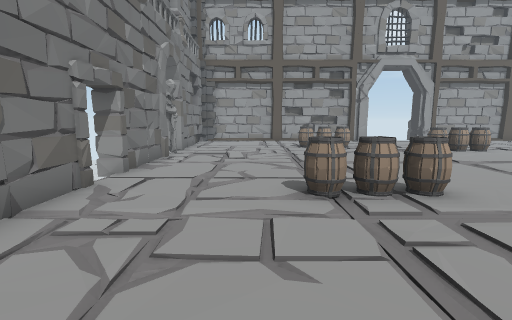
View 1 (above)

17 first-person views from a walk through a 3-D level made in the Unity game engine. The camera is 1.3 m above the floor, tilts 8° down and sees 85° across. The floor is counted in squares, 1 m on a side. Each view is taken from the middle of a square. On the plan, view 1 faces up. The plan holds only what a view shows up to about 13 squares ahead; the rest is blank. The place goes on beyond the plan. Some animated figures are not drawn. Door leaves are left out, so doorways stand open. Some surface patterns are stand-ins.

View 2
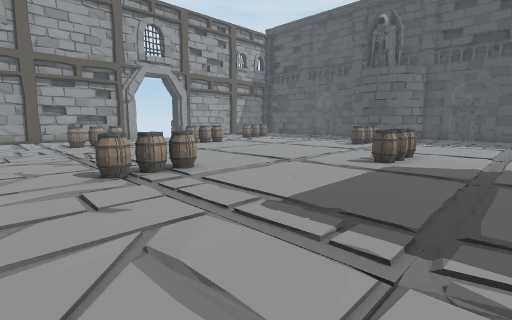

View 3
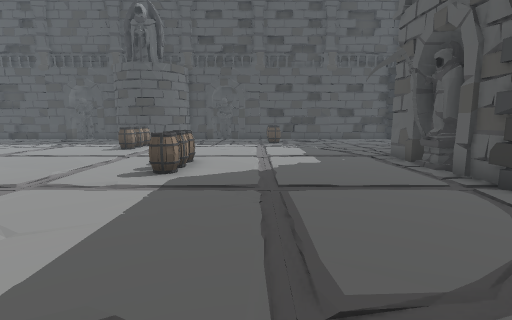

View 4
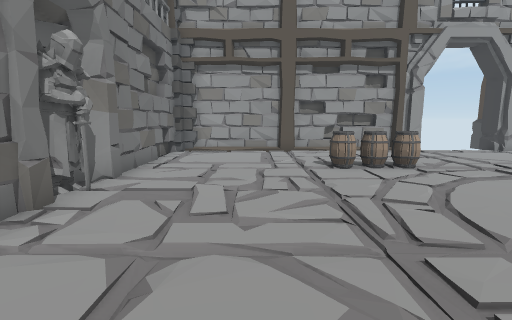

View 5
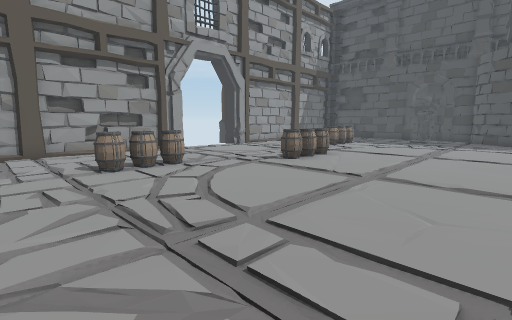

View 6
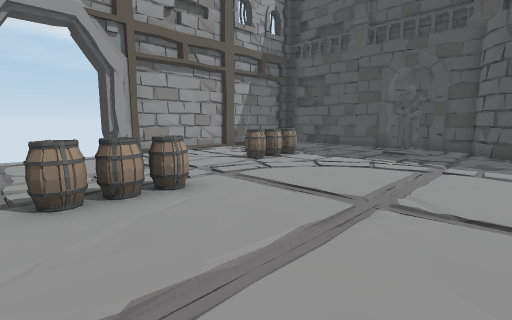

View 7
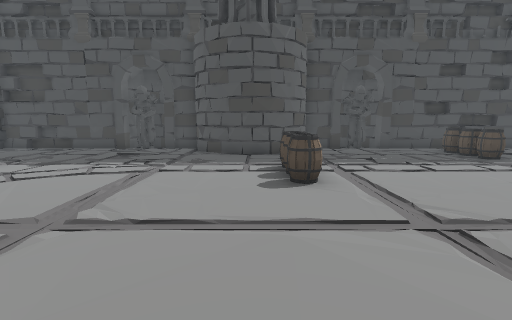

View 8
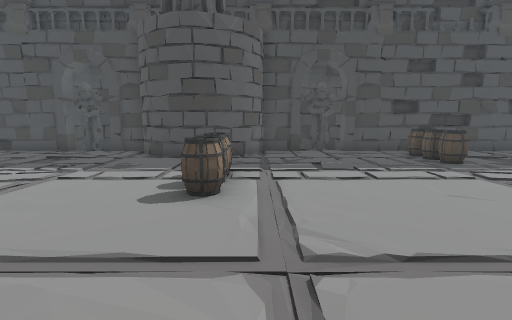

View 9
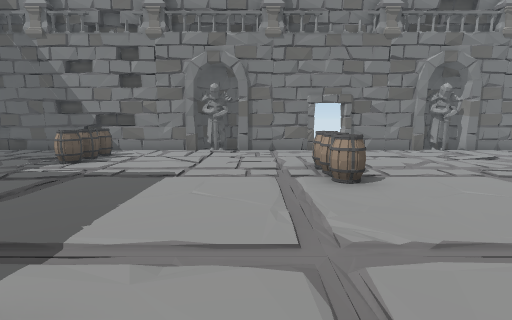

View 10
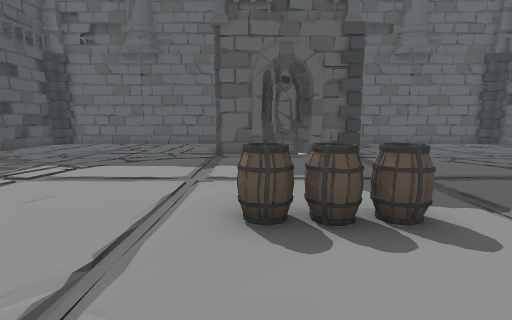

View 11
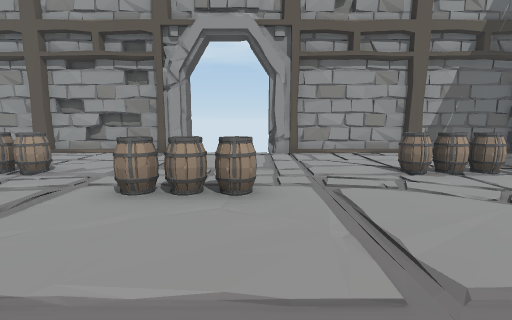

View 12
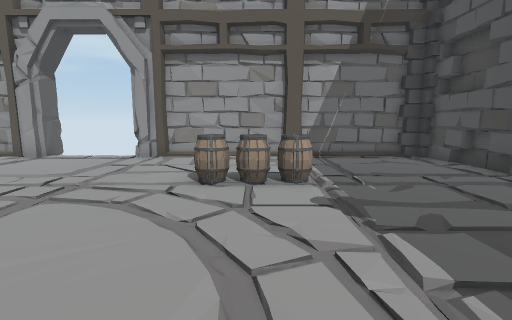

View 13
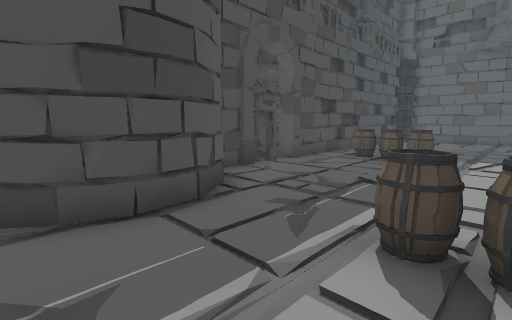

View 14
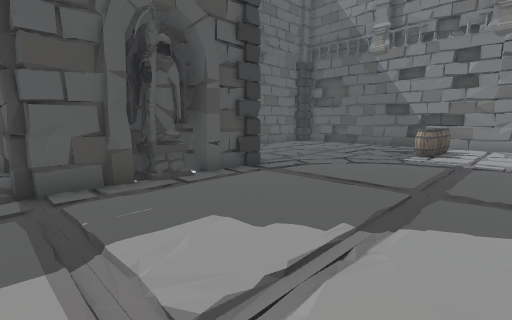

View 15
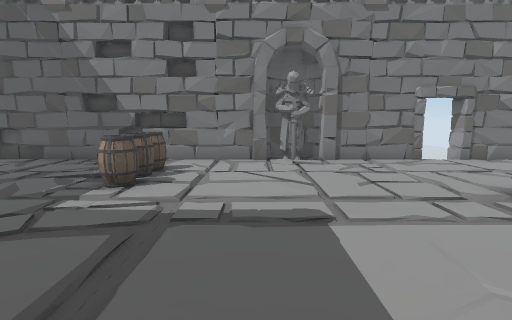

View 16
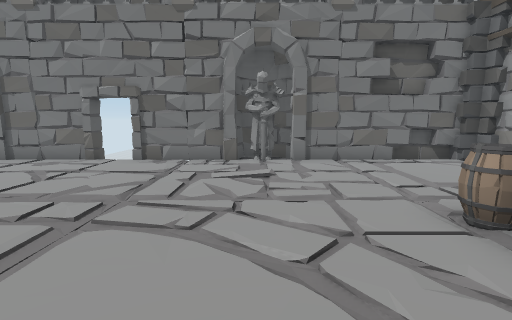

View 17
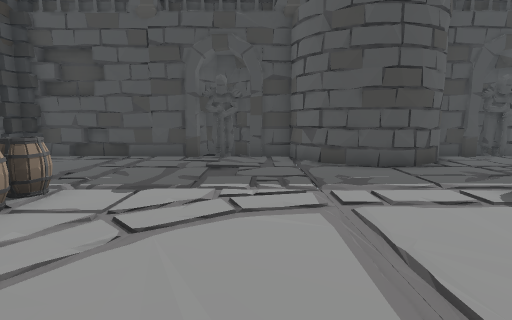

### Floor plan
Key: @ floor where view 1 was taken; # wall or solid block; . floor; / step, stairs or slope; D open door; B barrel; S statue.
Columns run from 5 left of view 1 to 22 right of it. Each row starts with its distance up from view 1.
 19   ###########   ###########
 18  ##........#DDDDD//.////..#
 17  #................/.......#
 16  ##.......................#
 15  ##.......................#
 14  #.....BBBB........BBB....#
 13  #........................#
 12 ##../........BBB......../.##
 11 #SS//..................//.S#
 10 ###.......................##
  9  ##.......................#
  8  #.......................##
  7  #......................##
  6  D......................#
  5  #....BBB..........BBB..##
  4  #...................... ##
  3  #........................#
  2 ##...........BBB..........##
  1 #SS..........BBB..........S#
  0 ###..@....................##
 -1  ##.......................##
 -2  #....................BBBB##
 -3  ##BBBB...................##
 -4  ##.......................##
 -5   #.......................##
 -6   #........###S###........#
 -7   #........  #####........#
 -8   #              #        ##

Where each view was taken, in squares from view 1:
view 1: 0 up, 0 right, facing up
view 2: 2 down, 1 left, facing up-right
view 3: 1 down, 1 right, facing right
view 4: 6 up, 0 right, facing up
view 5: 6 up, 0 right, facing up-right
view 6: 7 up, 7 right, facing up-right
view 7: 6 up, 8 right, facing right
view 8: 4 up, 9 right, facing right
view 9: 3 up, 9 right, facing left
view 10: 5 up, 10 right, facing down
view 11: 7 up, 10 right, facing up
view 12: 8 up, 15 right, facing up
view 13: 8 up, 15 right, facing down-right
view 14: 0 up, 12 right, facing down-left
view 15: 0 up, 6 right, facing left
view 16: 11 up, 6 right, facing left
view 17: 10 up, 11 right, facing right
